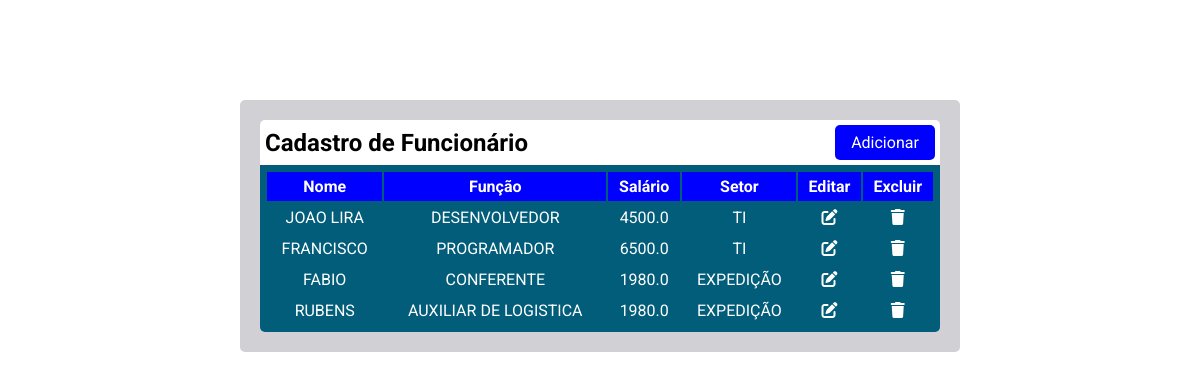
The page / on the database its author committed.
### tables this page shows
CREATE TABLE funcionario (
               id INTEGER PRIMARY KEY AUTOINCREMENT,
               nome TEXT,
               funcao TEXT,
               salario FLOAT,
               setor TEXT);

### main.py (the view)
@app.route('/')
def index():
    lista = database.README()
    dados_formulario = request.form.to_dict()
    return render_template('index.html',lista=lista,dados=dados_formulario)

### database.py (called while the page is built)
def conexao():
    conect = sqlite3.connect('crud.db')
    cursor = conect.cursor()
    return cursor

def README():
    cursor = conexao()
    cursor.execute('SELECT * FROM funcionario')
    return cursor.fetchall()

### templates/index.html (shortened to what this page needs)
<!DOCTYPE html>
<html lang="pt-br">
<head>
    <link rel="stylesheet" href="https://cdnjs.cloudflare.com/ajax/libs/font-awesome/6.7.2/css/all.min.css" />
    <link rel="stylesheet" href="/static/style.css">
</head>
<body>
    <div class="container">
        <div class="header">
            <h2>Cadastro de Funcionário</h1>
            <button id="add" onclick="abrirModal()">Adicionar</button>
        </div>
        <div class="div-table">
            <table class="tabela">
                <thead >
                    <tr>
                        <th>Nome</th>
                        <th>Função</th>
                        <th>Salário</th>
                        <th>Setor</th>
                        <th>Editar</th>
                        <th>Excluir</th>
                    </tr>
                </thead>
                {% for i in lista %}
                <tr >
                    <form method="post" action="/select/{{i[0]}}">
                        <td>{{i[1]}}</td>
                        <td>{{i[2]}}</td>
                        <td>{{i[3]}}</td>
                        <td>{{i[4]}}</td>
                        <td>
                            <button type="submit" class="fa-solid fa-pen-to-square btn"></button>
                        </td>
                    </form>
                    <td>
                        <button class="fa-solid fa-trash btn" id="{{i[0]}}"></button>
                    </td>
                </tr>
                {% endfor %}
            </table>
        </div>
    </div>
</body>
</html>

### static/style.css (style rules this page uses)
* { margin: 0; padding: 0; box-sizing: border-box; font-family: 'Roboto', sans-serif; outline: none; }
body { background-color: white; }
.container { flex-wrap: wrap; background-color: #d1d1d5; justify-content: center; align-items: center; width: 60%; border-radius: 5px; padding: 20px; margin: 100px auto 0; }
.container .header { display: flex; flex-wrap: wrap; justify-content:space-between; align-items: center; background-color: white; padding: 5px; border-radius: 5px 5px 0 0; }
.container .header > button { width: 100px; background-color: blue; color: white; font-size: 1rem; border-radius: 5px; padding: 8px; border: none; cursor: pointer; }
.btn { border: none; background: none; color: white; font-size: 16px; cursor: pointer; }
.container thead th { background-color: blue; padding: 5px; }
.container .div-table { width: 100%; flex-wrap: wrap; justify-content: center; background-color: rgb(1, 93, 121); border-radius: 0 0 5px 5px; }
.container .div-table, table { width: 100%; justify-content: center; align-items: center; }
.container .div-table, tr > td { flex-wrap: wrap; color: white; text-align: center; padding: 5px; }

### rows shown on the page
funcionario: nome "JOAO LIRA", funcao "DESENVOLVEDOR", salario "4500.0", setor "TI"
funcionario: nome "FRANCISCO", funcao "PROGRAMADOR", salario "6500.0", setor "TI"
funcionario: nome "FABIO", funcao "CONFERENTE", salario "1980.0", setor "EXPEDIÇÃO"
funcionario: nome "RUBENS", funcao "AUXILIAR DE LOGISTICA", salario "1980.0", setor "EXPEDIÇÃO"
